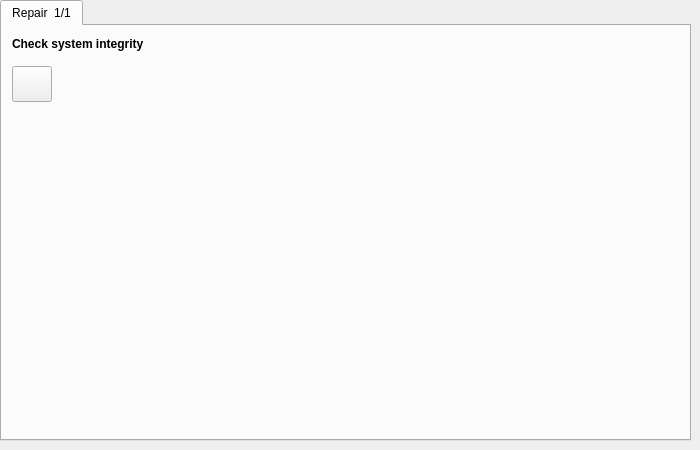
    <widget class="QWidget" name="tab_2">
     <attribute name="title">
      <string>Repair</string>
     </attribute>
     <widget class="QTabWidget" name="tabWidget_5">
      <property name="geometry">
       <rect>
        <x>0</x>
        <y>0</y>
        <width>691</width>
        <height>441</height>
       </rect>
      </property>
      <property name="currentIndex">
       <number>0</number>
      </property>
      <widget class="QWidget" name="tab_13">
       <attribute name="title">
        <string>Repair  1/1</string>
       </attribute>
       <widget class="QLabel" name="label_2">
        <property name="geometry">
         <rect>
          <x>10</x>
          <y>10</y>
          <width>331</width>
          <height>16</height>
         </rect>
        </property>
        <property name="font">
         <font>
          <weight>75</weight>
          <bold>true</bold>
         </font>
        </property>
        <property name="text">
         <string>Check system integrity</string>
        </property>
       </widget>
       <widget class="QPushButton" name="integrityCheckButton">
        <property name="geometry">
         <rect>
          <x>10</x>
          <y>40</y>
          <width>40</width>
          <height>36</height>
         </rect>
        </property>
        <property name="maximumSize">
         <size>
          <width>40</width>
          <height>40</height>
         </size>
        </property>
        <property name="toolTip">
         <string>&lt;html&gt;&lt;head/&gt;&lt;body&gt;&lt;p&gt;&lt;span style=&quot; color:#ff55ff;&quot;&gt;SFC&lt;/span&gt;&lt;span style=&quot; color:#c0c0c0;&quot;/&gt;&lt;span style=&quot; color:#ff55ff;&quot;&gt;/ScanNow&lt;/span&gt;&lt;/p&gt;&lt;/body&gt;&lt;/html&gt;</string>
        </property>
        <property name="whatsThis">
         <string/>
        </property>
        <property name="text">
         <string/>
        </property>
        <property name="icon">
         <iconset resource="winsys.qrc">
          <normaloff>:/images/repair.png</normaloff>:/images/repair.png</iconset>
        </property>
        <property name="iconSize">
         <size>
          <width>30</width>
          <height>30</height>
         </size>
        </property>
        <property name="shortcut">
         <string/>
        </property>
        <property name="checkable">
         <bool>false</bool>
        </property>
       </widget>
      </widget>
     </widget>
    </widget>
